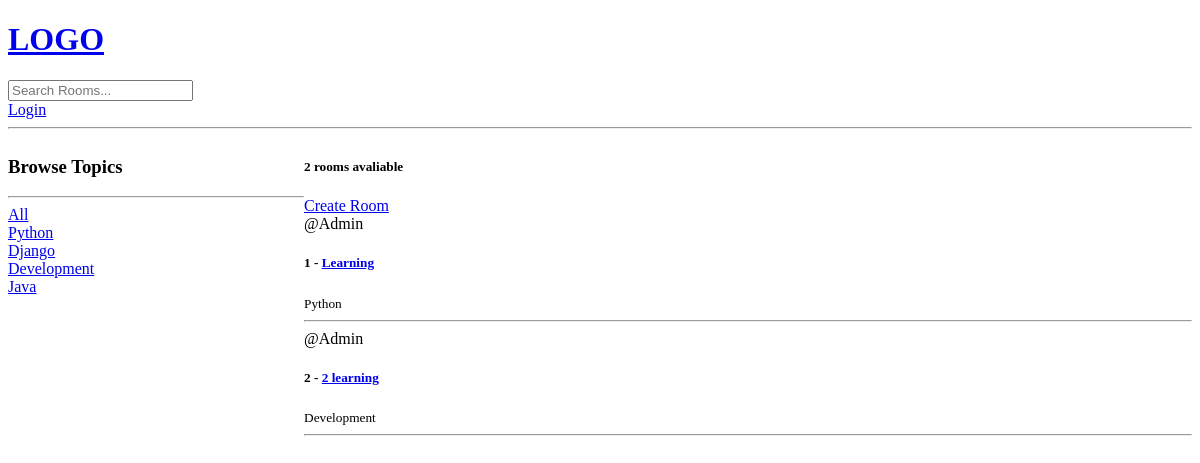
/polls/home/, run on an earlier commit of the app's database.
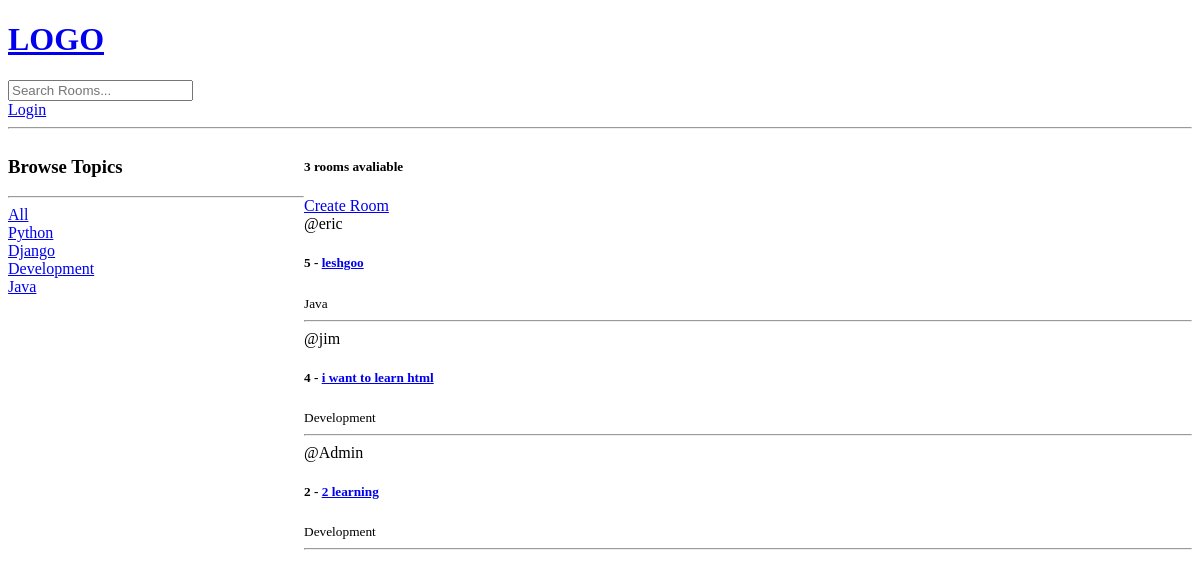
And on a later commit of the database.
### polls/models.py (models this page shows, shortened)
class Topic(models.Model):
    name = models.CharField(max_length=200)

class Room(models.Model):
    host = models.ForeignKey(User, on_delete=models.SET_NULL, null=True)
    topic = models.ForeignKey(Topic, on_delete=models.SET_NULL, null=True)
    name = models.CharField(max_length=200)
    description = models.TextField(null=True, blank=True)
    updated = models.DateTimeField(auto_now=True)
    created = models.DateTimeField(auto_now_add=True)
    class Meta:
        ordering = ['-updated','-created']

### polls/views.py (the view)
# urls.py: path('home/', views.home, name='home'),
def home(request):
    q = request.GET.get('q') if request.GET.get('q') != None else ''
    rooms = Room.objects.filter(
        Q(topic__name__icontains=q) |
        Q(name__icontains=q) |
        Q(description__icontains=q)
    )
    topics = Topic.objects.all()
    room_count = rooms.count()
    context = {'rooms': rooms, 'topics': topics, 'room_count': room_count}
    return render(request, 'polls/home.html', context)

### polls/templates/polls/home.html (shortened to what this page needs)
{% extends 'main.html' %}
{% block content %}
<div class="home-container">
    <div>
        <h3>Browse Topics</h3>
        <hr>
        <div>
            <a href="{% url 'home' %}">All</a>
        </div>
        {% for topic in topics %}
        <div>
            <a href="{% url 'home' %}?q={{topic.name}}"> {{topic.name}}</a>
        </div>
        {% endfor %}
    </div>
    <div>
        <h5>{{room_count}} rooms avaliable</h5>
        <a href="{% url 'create-room' %}">Create Room</a>
        <div>
            {% for room in rooms %}
                <div>
                    <span>@{{room.host.username}}</span>
                   <h5>{{room.id}} -  <a href="{% url 'room' room.id %}">{{room.name}} </a> </h5>
                    <small>{{room.topic.name}}</small>
                    <hr>
                </div>
            {% endfor %}
        </div>
    </div>
</div>
{% endblock %}

### Templates/main.html (shortened to what this page needs)
<!DOCTYPE html>
<html lang="en">
  <head>
  </head>
  <body>
    {% include 'navbar.html' %}
	{% block content %}
    {% endblock %}
  </body>
</html>

### Templates/navbar.html
<a href="/">
    <h1>LOGO</h1>
</a>
<form method="GET" action="{% url 'home' %}">
<input type="text" name="q" placeholder="Search Rooms..." />
</form>
{% if request.user.is_authenticated %}
<p>Hello {{request.user}}</p>
<a href="{% url 'logout' %}">Logout</a>
{% else %}
<a href="{% url 'login' %}">Login</a>
{% endif %}
<hr>

### polls/templates/polls/home.html (style rules this page uses)
.home-container { display:grid; grid-template-columns: 1fr 3fr; }

What changed in the data, as far as the page shows it:
removed Room: host.username "Admin", id "1", name "Learning", topic.name "Python"
added Room: host.username "eric", id "5", name "leshgoo", topic.name "Java"
added Room: host.username "jim", id "4", name "i want to learn html", topic.name "Development"
Also different on the page:
{{ room_count }}: "2" → "3"
